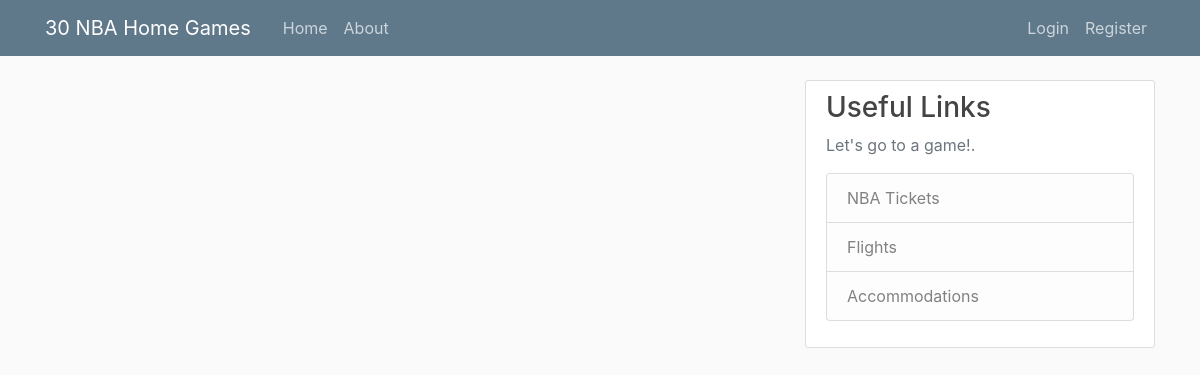
/home, run on an earlier commit of the app's database.
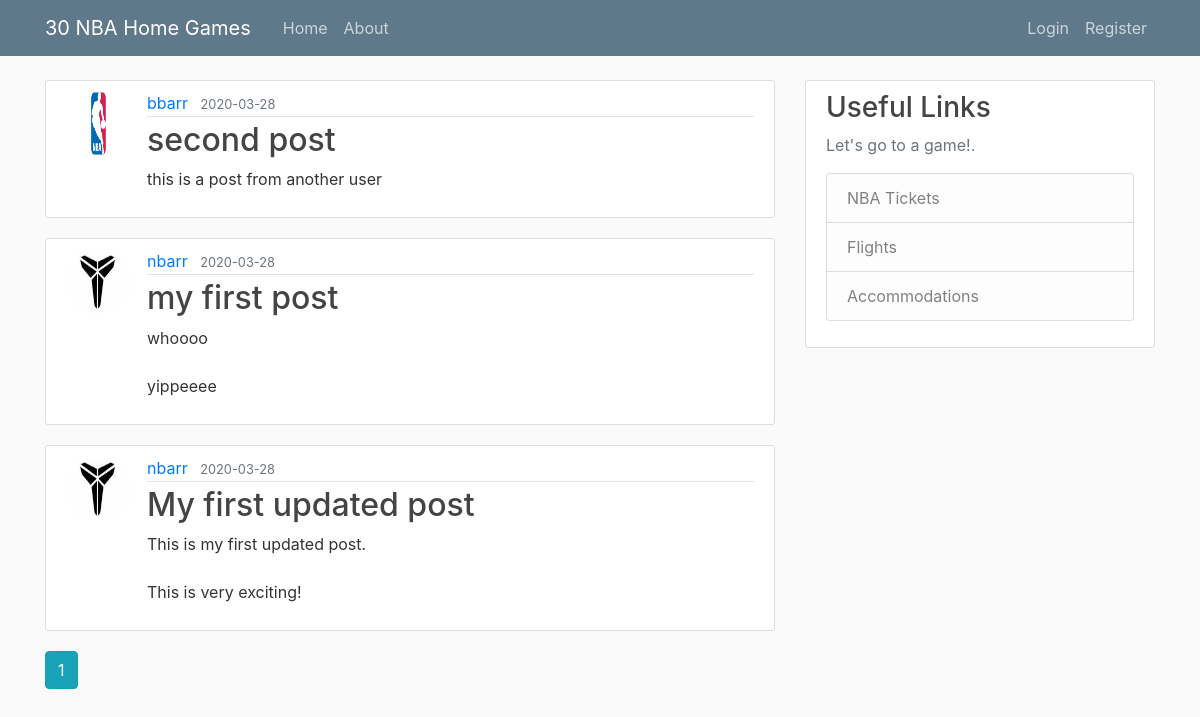
And on a later commit of the database.
### nba_homegames/models.py (models this page shows, shortened)
class Post(db.Model):
    id = db.Column(db.Integer, primary_key = True)
    title = db.Column(db.String(100), nullable = False)
    date_posted = db.Column(db.DateTime, nullable = False, default = datetime.utcnow)
    content = db.Column(db.Text, nullable = False)
    user_id = db.Column(db.Integer, db.ForeignKey('user.id'), nullable = False)

class User(db.Model, UserMixin):
    id = db.Column(db.Integer, primary_key = True)
    username = db.Column(db.String(20), unique = True, nullable =  False)
    email = db.Column(db.String(120), unique = True, nullable =  False)
    image_file = db.Column(db.String(20), nullable =  False, default = 'default.jpg')
    password = db.Column(db.String(60), nullable = False)  # 60 character because of hashing algorithm
    posts = db.relationship('Post', backref = 'author', lazy = True)

### nba_homegames/main/routes.py (the view)
@main.route('/')
@main.route('/home')
def home():
    page = request.args.get('page', 1, type = int)
    posts = Post.query.order_by(Post.date_posted.desc()).paginate(page = page, per_page = 5)
    return render_template('home.html', posts = posts)

### nba_homegames/templates/home.html
{% extends "layout.html" %}
{% block content %}
    {% for post in posts.items %}
        <article class="media content-section">
            <img class = "rounded-circle article-img" src = "{{ url_for('static', filename = 'profile_pics/' + post.author.image_file) }}">
            <div class="media-body">
                <div class="article-metadata">
                    <a class="mr-2" href="{{ url_for('users.user_posts', username = post.author.username) }}">{{ post.author.username }}</a>
                    <small class="text-muted">{{ post.date_posted.strftime('%Y-%m-%d') }}</small>
                </div>
                <h2><a class="article-title" href="{{ url_for('posts.post', post_id = post.id) }}">{{ post.title }}</a></h2>
                <p class="article-content">{{ post.content }}</p>
            </div>
        </article>
    {% endfor %}
    {% for page_num in posts.iter_pages(left_edge = 1, right_edge = 1, left_current = 1, right_current = 2) %}
        {% if page_num %}
            {% if posts.page == page_num %}
                <a class = "btn btn-info mb-4" href = "{{url_for('main.home', page = page_num)}}">{{ page_num }}</a>
            {% else %}
                <a class = "btn btn-outline-info mb-4" href = "{{url_for('main.home', page = page_num)}}">{{ page_num }}</a>
            {% endif %}
        {% else %}
            ...
        {% endif %}
    {% endfor %}
{% endblock content %}

### nba_homegames/templates/layout.html (shortened to what this page needs)
<!DOCTYPE html>
<html>
<head>
    <link rel="stylesheet" href="https://stackpath.bootstrapcdn.com/bootstrap/4.4.1/css/bootstrap.min.css"
>
    <link rel="stylesheet" type="text/css" href="{{ url_for('static', filename='main.css')}}">
</head>
<body>
    <header class="site-header">
        <nav class="navbar navbar-expand-md navbar-dark bg-steel fixed-top">
            <div class="container">
                <a class="navbar-brand mr-4" href="/">30 NBA Home Games</a>
                <div class="collapse navbar-collapse" id="navbarToggle">
                    <div class="navbar-nav mr-auto">
                        <a class="nav-item nav-link" href="{{url_for('main.home')}}">Home</a>
                        <a class="nav-item nav-link" href="{{url_for('main.about')}}">About</a>
                    </div>
                    <div class="navbar-nav">
                        {% if current_user.is_authenticated %}
                            <a class="nav-item nav-link" href="{{url_for('posts.new_post')}}">New Post</a>
                            <a class="nav-item nav-link" href="{{url_for('users.account')}}">Account</a>
                            <a class="nav-item nav-link" href="{{url_for('users.logout')}}">Logout</a>
                        {% else %}
                            <a class="nav-item nav-link" href="{{url_for('users.login')}}">Login</a>
                            <a class="nav-item nav-link" href="{{url_for('users.register')}}">Register</a>
                        {% endif %}
                    </div>
                </div>
            </div>
        </nav>
    </header>
    <main role="main" class="container">
        <div class="row">
            <div class="col-md-8">
                {% block content %}{% endblock %}
            </div>
            <div class="col-md-4">
                <div class="content-section">
                    <h3>Useful Links</h3>
                    <p class='text-muted'>Let's go to a game!.
                        <ul class="list-group">
                            <li class="list-group-item list-group-item-light">NBA Tickets</li>
                            <li class="list-group-item list-group-item-light">Flights</li>
                            <li class="list-group-item list-group-item-light">Accommodations</li>
                        </ul>
                    </p>
                </div>
            </div>
        </div>
    </main>
</body>
</html>

### nba_homegames/static/main.css (style rules this page uses)
body { background: #fafafa; color: #333333; margin-top: 5rem; }
h1, h2, h3, h4, h5, h6 { color: #444444; }
.bg-steel { background-color: #5f788a; }
.site-header .navbar-nav .nav-link { color: #cbd5db; }
.content-section { background: #ffffff; padding: 10px 20px; border: 1px solid #dddddd; border-radius: 3px; margin-bottom: 20px; }
.article-title { color: #444444; }
.article-content { white-space: pre-line; }
.article-img { height: 65px; width: 65px; margin-right: 16px; }
.article-metadata { padding-bottom: 1px; margin-bottom: 4px; border-bottom: 1px solid #e3e3e3 }

What changed in the data, as far as the page shows it:
added Post: image_file (placeholder picture), author.username "bbarr", date_posted "2020-03-28", title "second post", content "this is a post from another user"
added Post: image_file (picture), author.username "nbarr", date_posted "2020-03-28", title "my first post", content "whoooo yippeeee"
added Post: image_file (picture), author.username "nbarr", date_posted "2020-03-28", title "My first updated post", content "This is my first updated post. This is very exciting!"
Also different on the page:
new list line: "1"
